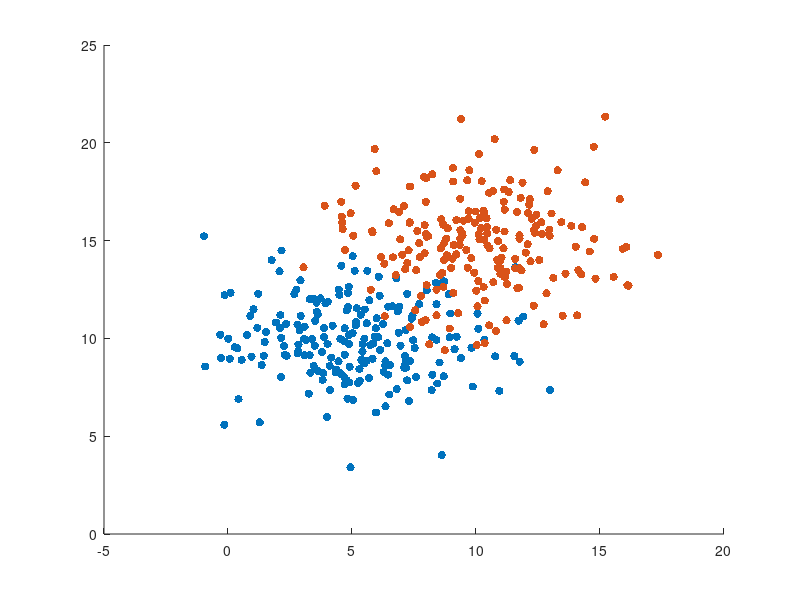

Here is the MATLAB script that generated this plot: (Note: this script raises an error after producing the figure.)
clear all; close all;
clc;
rng default;
%% Generating Clusters

% Class A
mu_A = [5 10];
cov_A = [8 0; 0 4];
A = mvnrnd(mu_A, cov_A, 200);

% Class B
mu_B = [10 15];
cov_B = [8 0; 0 4];
B = mvnrnd(mu_B, cov_B, 200);

figure;
scatter(A(:,1), A(:,2), 'filled')
hold on;
scatter(B(:,1), B(:,2), 'filled')
hold on;
plot_ellipse(cov_A, mu_A);
hold on;
plot_ellipse(cov_B, mu_B);
hold on;
title('Plot for Class A and Class B')
legend('Class A','Class B')

%%
% Class C
mu_C = [5 10];
cov_C = [8 4; 4 40];
C = mvnrnd(mu_C, cov_C, 100);

% Class D
mu_D = [15 10];
cov_D = [8 0; 0 8];
D = mvnrnd(mu_D, cov_D, 200);

% Class E
mu_E = [10 5];
cov_E = [10 -5; -5 20];
E = mvnrnd(mu_E, cov_E, 150);

figure;
scatter(C(:,1), C(:,2), 'filled')
hold on;
scatter(D(:,1), D(:,2), 'filled')
hold on;
scatter(E(:,1), E(:,2), 'filled')
hold on;
plot_ellipse(cov_C, mu_C);
hold on;
plot_ellipse(cov_D, mu_D);
hold on;
plot_ellipse(cov_E, mu_E);
hold on;
title('Plot for Class C, Class D, Class E')
legend('Class C','Class D', 'Class E')



